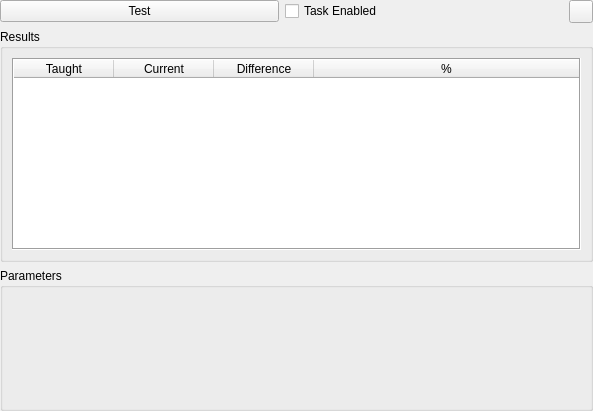
<?xml version="1.0" encoding="UTF-8"?>
<ui version="4.0">
 <class>CColorPatternComparatorGuiComp</class>
 <widget class="QWidget" name="CColorPatternComparatorGuiComp">
  <property name="geometry">
   <rect>
    <x>0</x>
    <y>0</y>
    <width>593</width>
    <height>411</height>
   </rect>
  </property>
  <property name="sizePolicy">
   <sizepolicy hsizetype="Preferred" vsizetype="MinimumExpanding">
    <horstretch>0</horstretch>
    <verstretch>0</verstretch>
   </sizepolicy>
  </property>
  <layout class="QVBoxLayout" name="verticalLayout_2">
   <property name="leftMargin">
    <number>0</number>
   </property>
   <property name="topMargin">
    <number>0</number>
   </property>
   <property name="rightMargin">
    <number>0</number>
   </property>
   <property name="bottomMargin">
    <number>0</number>
   </property>
   <item>
    <layout class="QHBoxLayout" name="horizontalLayout">
     <item>
      <widget class="QPushButton" name="TestButton">
       <property name="sizePolicy">
        <sizepolicy hsizetype="Minimum" vsizetype="Fixed">
         <horstretch>0</horstretch>
         <verstretch>0</verstretch>
        </sizepolicy>
       </property>
       <property name="text">
        <string>Test</string>
       </property>
       <property name="icon">
        <iconset resource="../../../Acf/Include/iqtgui/iqtgui.qrc">
         <normaloff>:/Icons/Play</normaloff>:/Icons/Play</iconset>
       </property>
      </widget>
     </item>
     <item>
      <widget class="QCheckBox" name="TaskEnabledCB">
       <property name="text">
        <string>Task Enabled</string>
       </property>
      </widget>
     </item>
     <item>
      <widget class="QToolButton" name="AutoUpdateButton">
       <property name="sizePolicy">
        <sizepolicy hsizetype="Fixed" vsizetype="Fixed">
         <horstretch>0</horstretch>
         <verstretch>0</verstretch>
        </sizepolicy>
       </property>
       <property name="text">
        <string/>
       </property>
       <property name="icon">
        <iconset resource="../../../Acf/Include/iqtgui/iqtgui.qrc">
         <normaloff>:/Icons/AutoUpdate</normaloff>:/Icons/AutoUpdate</iconset>
       </property>
       <property name="checkable">
        <bool>true</bool>
       </property>
      </widget>
     </item>
    </layout>
   </item>
   <item>
    <widget class="QGroupBox" name="ResultsGB">
     <property name="sizePolicy">
      <sizepolicy hsizetype="Preferred" vsizetype="Maximum">
       <horstretch>0</horstretch>
       <verstretch>0</verstretch>
      </sizepolicy>
     </property>
     <property name="title">
      <string>Results</string>
     </property>
     <layout class="QVBoxLayout" name="verticalLayout_3">
      <property name="leftMargin">
       <number>9</number>
      </property>
      <property name="rightMargin">
       <number>9</number>
      </property>
      <item>
       <widget class="QTableWidget" name="ColorTable">
        <property name="sizePolicy">
         <sizepolicy hsizetype="Expanding" vsizetype="Maximum">
          <horstretch>0</horstretch>
          <verstretch>0</verstretch>
         </sizepolicy>
        </property>
        <property name="frameShape">
         <enum>QFrame::Box</enum>
        </property>
        <property name="editTriggers">
         <set>QAbstractItemView::NoEditTriggers</set>
        </property>
        <property name="tabKeyNavigation">
         <bool>false</bool>
        </property>
        <property name="showDropIndicator" stdset="0">
         <bool>false</bool>
        </property>
        <property name="alternatingRowColors">
         <bool>true</bool>
        </property>
        <property name="selectionMode">
         <enum>QAbstractItemView::NoSelection</enum>
        </property>
        <property name="selectionBehavior">
         <enum>QAbstractItemView::SelectRows</enum>
        </property>
        <property name="gridStyle">
         <enum>Qt::DotLine</enum>
        </property>
        <attribute name="horizontalHeaderCascadingSectionResizes">
         <bool>true</bool>
        </attribute>
        <attribute name="horizontalHeaderStretchLastSection">
         <bool>true</bool>
        </attribute>
        <attribute name="verticalHeaderDefaultSectionSize">
         <number>24</number>
        </attribute>
        <attribute name="verticalHeaderStretchLastSection">
         <bool>false</bool>
        </attribute>
        <column>
         <property name="text">
          <string>Taught</string>
         </property>
        </column>
        <column>
         <property name="text">
          <string>Current</string>
         </property>
        </column>
        <column>
         <property name="text">
          <string>Difference</string>
         </property>
        </column>
        <column>
         <property name="text">
          <string>%</string>
         </property>
        </column>
       </widget>
      </item>
     </layout>
    </widget>
   </item>
   <item>
    <widget class="QGroupBox" name="ParametersFrame">
     <property name="sizePolicy">
      <sizepolicy hsizetype="Preferred" vsizetype="Expanding">
       <horstretch>0</horstretch>
       <verstretch>0</verstretch>
      </sizepolicy>
     </property>
     <property name="title">
      <string>Parameters</string>
     </property>
     <layout class="QVBoxLayout" name="verticalLayout"/>
    </widget>
   </item>
  </layout>
 </widget>
 <resources>
  <include location="../../../Acf/Include/iqtgui/iqtgui.qrc"/>
  <include location="../../../Acf/Include/iqtgui/iqtgui.qrc"/>
 </resources>
 <connections/>
</ui>
